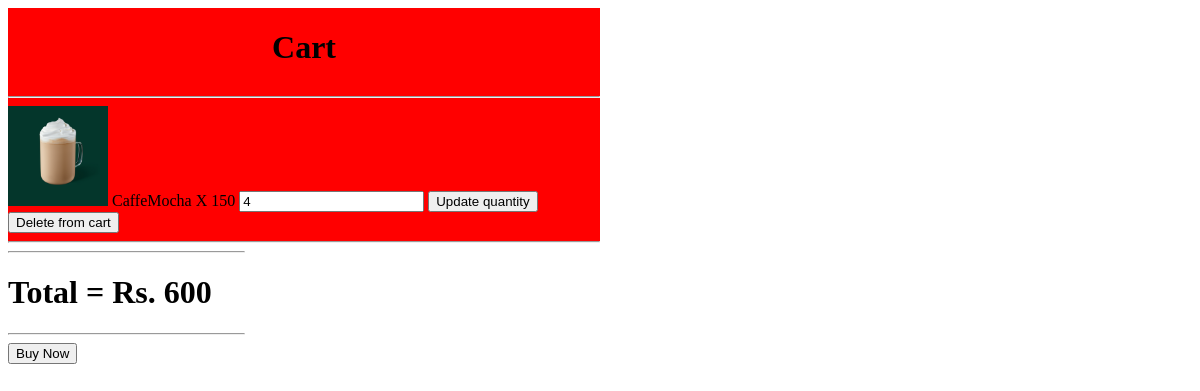
Page /cart.php on the earlier database version.
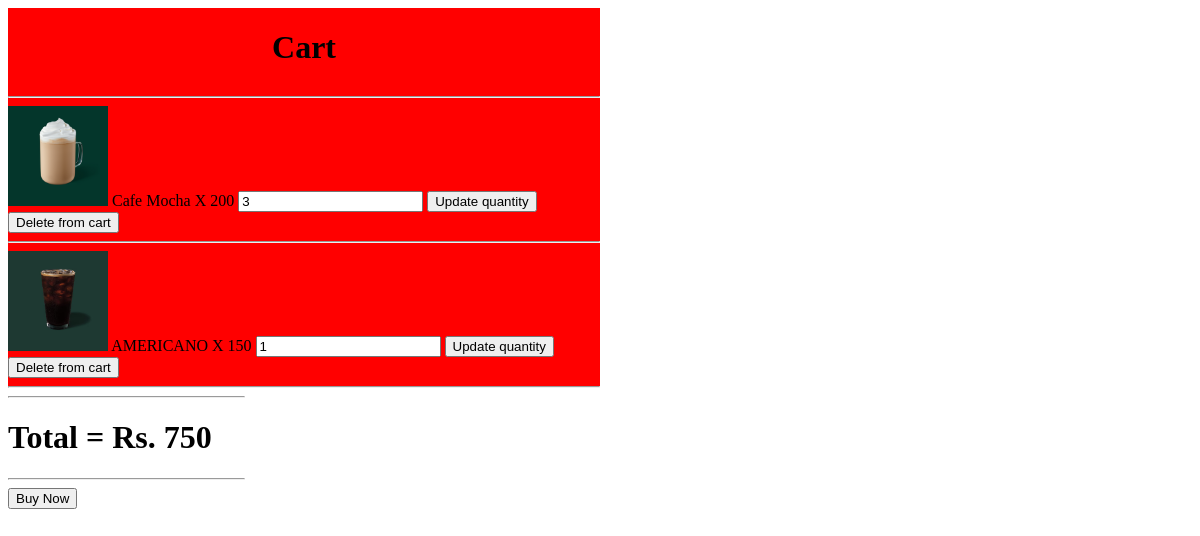
Same page on the later database version.
### tables this page shows
CREATE TABLE IF NOT EXISTS `cart` (
  `Cart_id` int NOT NULL AUTO_INCREMENT,
  `Coffee_CoffeeId` int NOT NULL,
  `qty` int DEFAULT NULL,
  PRIMARY KEY (`Cart_id`),
  KEY `fk_cart_Coffee1_idx` (`Coffee_CoffeeId`),
  CONSTRAINT `fk_cart_Coffee1` FOREIGN KEY (`Coffee_CoffeeId`) REFERENCES `coffee` (`CoffeeId`)
);

CREATE TABLE IF NOT EXISTS `coffee` (
  `CoffeeId` int NOT NULL AUTO_INCREMENT,
  `CoffeeName` varchar(45) DEFAULT NULL,
  `price` double DEFAULT NULL,
  `CofeeDescription` text,
  `CoffeeCategory_Category_id` int NOT NULL,
  `CoffeImagePath` text,
  PRIMARY KEY (`CoffeeId`),
  KEY `fk_Cofee_CofeeCategory_idx` (`CoffeeCategory_Category_id`),
  CONSTRAINT `fk_Cofee_CofeeCategory` FOREIGN KEY (`CoffeeCategory_Category_id`) REFERENCES `coffeecategory` (`Category_id`)
);

### connection.php (called while the page is built, shortened)
<?php
class Database{
    public static $connection;
    public static function setUpConnections()
    {
        if (!isset(Database::$connection)) {
            Database::$connection = new mysqli("localhost", "root", "12345678", "cofeebean_db", "3306");
        }
    }
    public static function search($q)
    {
        $resultSet = Database::$connection->query($q);
        return $resultSet;
    }
}

### cart.php (the view, shortened to what this page needs)
<?php
require "connection.php";
?>
<!DOCTYPE html>
<html lang="en">
<head>
</head>
<body>
    <div style="width: 50%;background-color: red;">
        <div style="display: flex; justify-content:  center;">
            <h1>Cart</h1>
        </div>
        <hr>
        <?php
        $product_rs = Database::search("SELECT * FROM `cart` INNER JOIN `coffee` ON `cart`.`Coffee_CoffeeId` = `coffee`.`CoffeeId` ");
        $product_num = $product_rs->num_rows;
        $total = 0;
        for ($i = 0; $i < $product_num; $i++) {
            $product_data = $product_rs->fetch_assoc();
            $total = $total + $product_data["price"] * $product_data["qty"];
        ?>
            <div>
                <img src="<?php echo ($product_data["CoffeImagePath"]) ?>" style="width: 100px; height: auto;" alt="">
                <span><?php echo ($product_data["CoffeeName"]) ?></span>
                <span> X <?php echo ($product_data["price"]) ?></span>
                <input type="number" id="qty" value="<?php echo ($product_data["qty"]) ?>">
                <button onclick="UpdateQty(<?php echo ($product_data['Coffee_CoffeeId']) ?>)">Update quantity</button>
                <button onclick="addcart(<?php echo ($product_data['Coffee_CoffeeId']) ?>)">Delete from cart</button>
                <hr>
            </div>
        <?php
        }
        ?>
    </div>
    <div style="width: 20%;">
        <hr>
        <h1>Total = Rs. <?php echo ($total) ?></h1>
        <hr>
        <button>Buy Now</button>
    </div>
</body>
</html>

Differences in the rows shown:
removed cart: Coffee_CoffeeId.CoffeImagePath (picture), Coffee_CoffeeId.CoffeeName "CaffeMocha", Coffee_CoffeeId.price "150", qty "4"
added cart: Coffee_CoffeeId.CoffeImagePath (picture), Coffee_CoffeeId.CoffeeName "Cafe Mocha", Coffee_CoffeeId.price "200", qty "3"
added cart: Coffee_CoffeeId.CoffeImagePath (picture), Coffee_CoffeeId.CoffeeName "AMERICANO", Coffee_CoffeeId.price "150", qty "1"
Other differences:
$total: "600" → "750"
